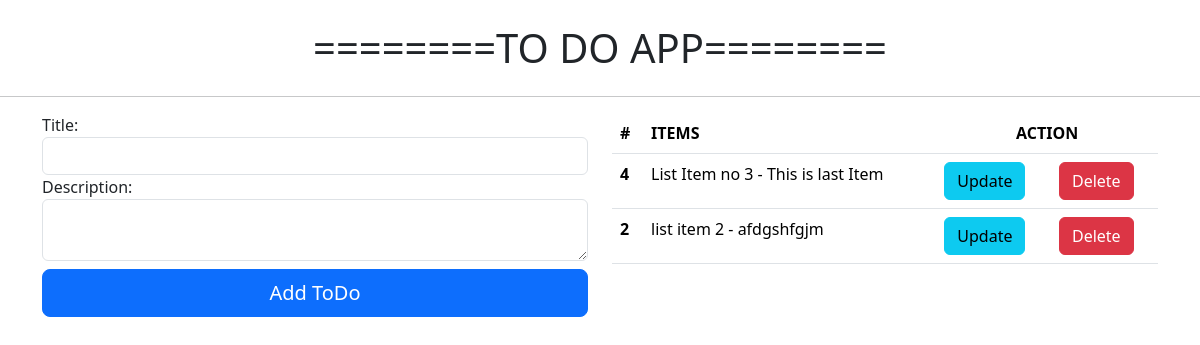
Before: / with the older database file.
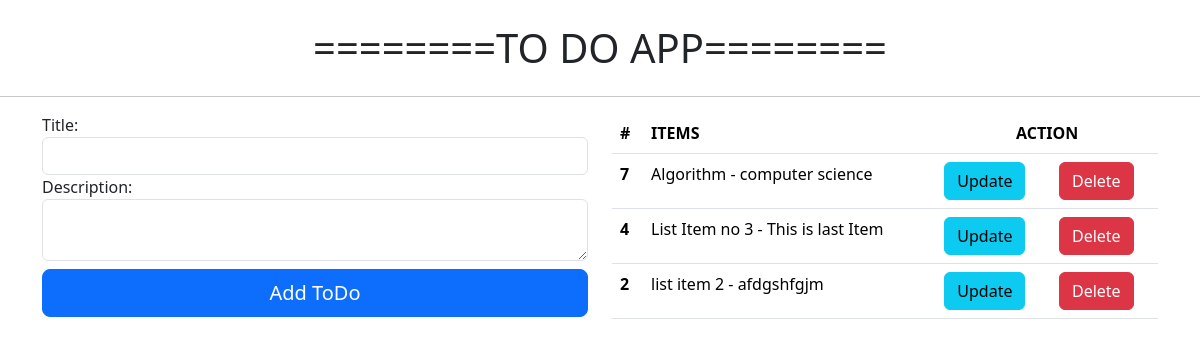
After: the same page with the newer database file.
### todoApp/models.py (models this page shows, shortened)
class todo_model(models.Model):
    title = models.CharField(max_length = 50)
    description = models.TextField()
    created_date = models.DateTimeField(auto_now_add = True)

### todoApp/views.py (the view)
# urls.py: path('',home,name='home'),
def home(request):
    data = todo_model.objects.all().order_by('-id')
    if request.method =='POST':
        form = todoForm(request.POST)
        try:
            if form.is_valid():
                form.save()
                messages.success(request, "Items Added Successfully")
        except:
            raise ValueError("Invalid or Empty Fields")
    else:
        form = todoForm()
    return render(request,'todoApp/index.html',{'data':data,'frm':form})

### todoApp/forms.py
class todoForm(forms.ModelForm):
   class Meta:
        model = todo_model
        fields = ['title','description']
        widgets = {
                'title': forms.TextInput(attrs={'class': 'form-control'}),
                'description': forms.Textarea(attrs={'class': 'form-control','rows':2}),
            }

### templates/todoApp/index.html (shortened to what this page needs)
{% extends "../base.html" %}
{% block content %}
<div class="container">
    <div class="row">
        <div class="col-md-6">
            <form action="" method="post">
                {{frm}}
                <div class="d-grid col-12 my-2">
                    <button type="submit" class="btn btn-primary btn-lg">Add ToDo</button>
                </div>
            </form>
        </div>
        <div class="col-md-6">
            <table class="table">
                <thead class="thead-dark">
                  <tr>
                    <th scope="col">#</th>
                    <th scope="col">ITEMS</th>
                    <th scope="col" colspan="2" class="text-center" >ACTION</th>
                  </tr>
                </thead>
                <tbody>
                    {% for item in data %}
                    <tr>
                        <th scope="row">{{item.id}}</th>
                        <td>{{item.title}} - {{item.description}}</td>
                        <td><a href="update-{{item.id}}" class="btn btn-info" >Update</a></td>
                        <td><a href="delete-{{item.id}}" class="btn btn-danger" >Delete</a></td>
                      </tr>
                      {% endfor %}
                </tbody>
              </table>
        </div>
    </div>
</div>
{% endblock content %}

### templates/base.html (shortened to what this page needs)
<!doctype html>
<html lang="en">
  <head>
    <link href="https://cdn.jsdelivr.net/npm/bootstrap@5.3.2/dist/css/bootstrap.min.css" rel="stylesheet">
  </head>
  <body>
    <h1 class="text-center m-4">========TO DO APP========</h1>
    <hr>
    {% block content %}{% endblock content %}
  </body>
</html>

Changed rows visible on the page:
added todo_model: id "7", title "Algorithm", description "computer science"
